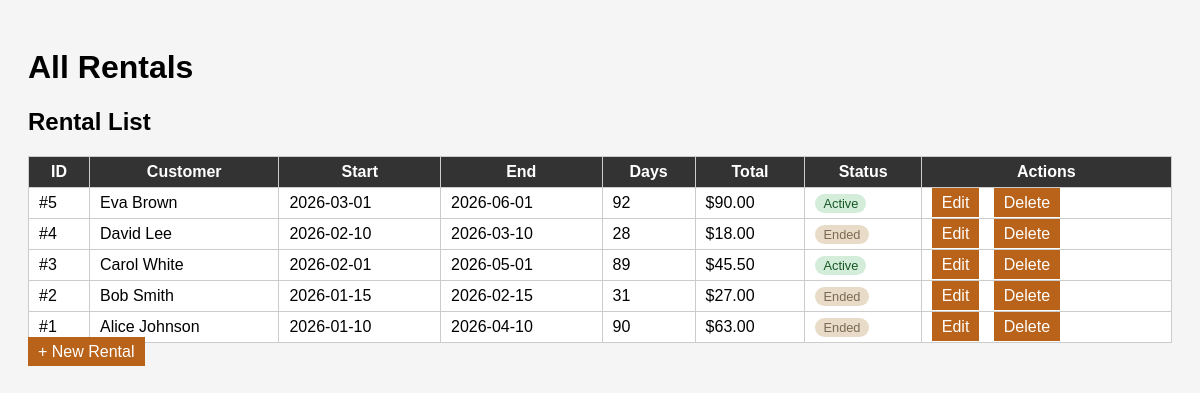
The app's page /rentals.php (signed in) with its own data.
### tables this page shows
CREATE TABLE RENTAL (
    rental_id       INT AUTO_INCREMENT,
    customer_id     INT  NOT NULL,
    receipt_id      INT,
    rental_date     DATE NOT NULL,
    rental_end_date DATE NOT NULL,
    total_days      INT GENERATED ALWAYS AS (DATEDIFF(rental_end_date, rental_date)) STORED,
    CONSTRAINT pk_rental          PRIMARY KEY (rental_id),
    CONSTRAINT fk_rental_customer FOREIGN KEY (customer_id)
        REFERENCES CUSTOMER(customer_id)
        ON UPDATE CASCADE ON DELETE CASCADE,
    CONSTRAINT fk_rental_receipt  FOREIGN KEY (receipt_id)
        REFERENCES RECEIPT(receipt_id)
        ON UPDATE CASCADE ON DELETE SET NULL,
    CONSTRAINT chk_rental_dates   CHECK (rental_end_date >= rental_date)
);

CREATE TABLE CUSTOMER (
    customer_id  INT AUTO_INCREMENT,
    name         VARCHAR(100) NOT NULL,
    phone_number VARCHAR(20)  NOT NULL,
    email        VARCHAR(100),
    street       VARCHAR(120),
    city         VARCHAR(60),
    postal_code  VARCHAR(12),
    province     VARCHAR(60),
    CONSTRAINT pk_customer PRIMARY KEY (customer_id)
);

CREATE TABLE RECEIPT (
    receipt_id  INT AUTO_INCREMENT,
    customer_id INT           NOT NULL,
    total_price DECIMAL(10,2) NOT NULL CHECK (total_price >= 0),
    issue_date  DATE          NOT NULL,
    CONSTRAINT pk_receipt          PRIMARY KEY (receipt_id),
    CONSTRAINT fk_receipt_customer FOREIGN KEY (customer_id)
        REFERENCES CUSTOMER(customer_id)
        ON UPDATE CASCADE ON DELETE CASCADE
);

### rentals.php (the view, shortened to what this page needs)
<?php
$conn = getConnection();
$rentals = [];
$res = $conn->query("
    SELECT r.rental_id, c.name AS customer, r.rental_date, r.rental_end_date, r.total_days,
           rec.total_price,
           CASE WHEN r.rental_end_date >= CURDATE() THEN 'Active' ELSE 'Ended' END AS status
    FROM RENTAL r
    JOIN CUSTOMER c ON r.customer_id = c.customer_id
    LEFT JOIN RECEIPT rec ON r.receipt_id = rec.receipt_id
    ORDER BY r.rental_date DESC
");
while ($row = $res->fetch_assoc()) {
    $rentals[] = $row;
}
?>
<!DOCTYPE html>
<html>
<head>
</head>
<body>
<h1>All Rentals</h1>
<h2>Rental List</h2>
<table>
    <thead>
        <tr>
            <th>ID</th>
            <th>Customer</th>
            <th>Start</th>
            <th>End</th>
            <th>Days</th>
            <th>Total</th>
            <th>Status</th>
            <th>Actions</th>
        </tr>
    </thead>
    <tbody>
        <?php foreach ($rentals as $r): ?>
        <tr>
            <td>#<?= $r['rental_id'] ?></td>
            <td><?= htmlspecialchars($r['customer']) ?></td>
            <td><?= $r['rental_date'] ?></td>
            <td><?= $r['rental_end_date'] ?></td>
            <td><?= $r['total_days'] ?></td>
            <td><?= $r['total_price'] !== null ? '$'.number_format($r['total_price'], 2) : '—' ?></td>
            <td><span class="badge <?= $r['status'] == 'Active' ? 'ba' : 'bp' ?>"><?= $r['status'] ?></span></td>
            <td>
                <a href="rentals.php?edit=<?= $r['rental_id'] ?>">Edit</a>
                <a href="rentals.php?delete=<?= $r['rental_id'] ?>" onclick="return confirm('Delete this rental?')">Delete</a>
            </td>
        </tr>
        <?php endforeach; ?>
    </tbody>
</table>
<a href="rental_insert.php">+ New Rental</a>
</body>
</html>

### rentals.php (style rules this page uses)
body { font-family: Arial, sans-serif; background: #f5f5f5; padding: 20px; }
table { border-collapse: collapse; width: 100%; margin-top: 20px; background: #fff; }
th, td { border: 1px solid #ccc; padding: 6px 10px; }
th { background: #333; color: #fff; }
button, a { padding: 6px 10px; background: #b8621a; color: white; text-decoration: none; cursor: pointer; }
a { margin-right: 10px; }
.badge { padding: 2px 8px; border-radius: 12px; font-size: 0.8rem; }
.ba { background: #d4edda; color: #155724; }
.bp { background: #e8dcc8; color: #7a6a52; }

### records on screen
rental: rental_id "5", customer.name "Eva Brown", rental_date "2026-03-01", rental_end_date "2026-06-01", total_days "92", receipt.total_price "90.00", status "Active"
rental: rental_id "4", customer.name "David Lee", rental_date "2026-02-10", rental_end_date "2026-03-10", total_days "28", receipt.total_price "18.00", status "Ended"
rental: rental_id "3", customer.name "Carol White", rental_date "2026-02-01", rental_end_date "2026-05-01", total_days "89", receipt.total_price "45.50", status "Active"
rental: rental_id "2", customer.name "Bob Smith", rental_date "2026-01-15", rental_end_date "2026-02-15", total_days "31", receipt.total_price "27.00", status "Ended"
rental: rental_id "1", customer.name "Alice Johnson", rental_date "2026-01-10", rental_end_date "2026-04-10", total_days "90", receipt.total_price "63.00", status "Ended"
